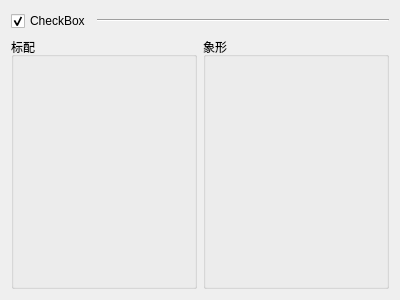
<?xml version="1.0" encoding="UTF-8"?>
<ui version="4.0">
 <class>ByySandboxForceDisplay</class>
 <widget class="QWidget" name="ByySandboxForceDisplay">
  <property name="geometry">
   <rect>
    <x>0</x>
    <y>0</y>
    <width>400</width>
    <height>300</height>
   </rect>
  </property>
  <property name="windowTitle">
   <string>Form</string>
  </property>
  <layout class="QVBoxLayout" name="verticalLayout">
   <item>
    <layout class="QHBoxLayout" name="horizontalLayout">
     <item>
      <widget class="QCheckBox" name="checkBox">
       <property name="text">
        <string>CheckBox</string>
       </property>
       <property name="checked">
        <bool>true</bool>
       </property>
      </widget>
     </item>
     <item>
      <widget class="Line" name="line">
       <property name="sizePolicy">
        <sizepolicy hsizetype="Expanding" vsizetype="Fixed">
         <horstretch>0</horstretch>
         <verstretch>0</verstretch>
        </sizepolicy>
       </property>
       <property name="orientation">
        <enum>Qt::Horizontal</enum>
       </property>
      </widget>
     </item>
    </layout>
   </item>
   <item>
    <layout class="QHBoxLayout" name="horizontalLayout_2">
     <item>
      <widget class="QGroupBox" name="groupBox_2">
       <property name="sizePolicy">
        <sizepolicy hsizetype="Expanding" vsizetype="Expanding">
         <horstretch>0</horstretch>
         <verstretch>0</verstretch>
        </sizepolicy>
       </property>
       <property name="title">
        <string>标配</string>
       </property>
       <layout class="QGridLayout" name="gridLayout"/>
      </widget>
     </item>
     <item>
      <widget class="QGroupBox" name="groupBox">
       <property name="sizePolicy">
        <sizepolicy hsizetype="Expanding" vsizetype="Expanding">
         <horstretch>0</horstretch>
         <verstretch>0</verstretch>
        </sizepolicy>
       </property>
       <property name="title">
        <string>象形</string>
       </property>
       <layout class="QGridLayout" name="gridLayout_2"/>
      </widget>
     </item>
    </layout>
   </item>
  </layout>
 </widget>
 <resources/>
 <connections/>
</ui>
